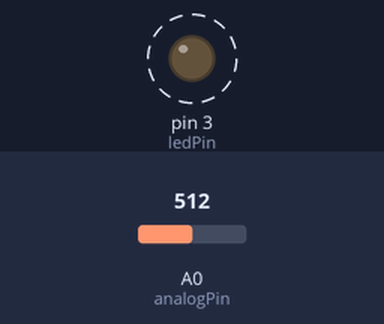
The sketch below on a simulated Arduino Uno, built with avr-gcc and run on an emulated ATmega328P. Shown: output pins drawn as LEDs (lit = HIGH). Dashed ring = blinking. Inputs (shaded band) come from the test bench; at power-on: A0 (analogPin) = 512.

Above: at 1.9 s.
2.0 s: A0 (analogPin) set to 900
At 2.72 s:
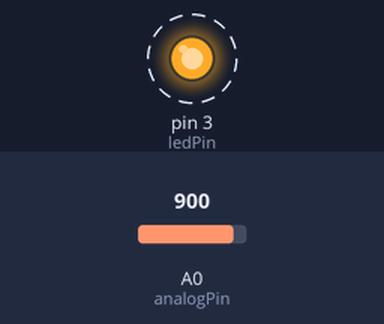
5.5 s: A0 (analogPin) set to 1023
At 5.79 s:
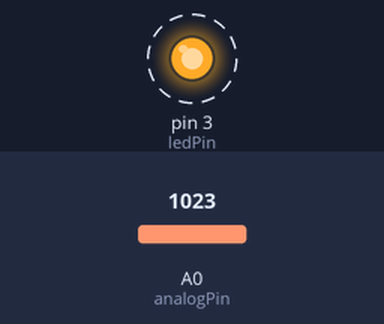
Timing chart, 0 to 15.0 s (numbered marks = the images above; inputs shaded):
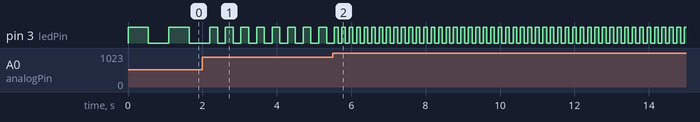

Measured:
- after the input at 2.0 s, pin 3 (ledPin): alternates HIGH for 0.21 s and LOW for 0.21 s, starting after 0.41 s
- after the input at 5.5 s, pin 3 (ledPin): alternates HIGH for 0.10 s and LOW for 0.10 s, starting after 0.15 s
- by itself, pin 3 (ledPin): alternates HIGH for 0.55 s and LOW for 0.55 s

The sketch:

lab2-desafio3.ino
```cpp
const int analogPin = A0;
const int ledPin = 3;

void setup() {
  pinMode(ledPin, OUTPUT);
  Serial.begin(9600);
}

void loop() {
  int sensorValue = analogRead(analogPin);
  int delayTime = map(sensorValue, 0, 1023, 1000, 100);

  digitalWrite(ledPin, HIGH);
  delay(delayTime);
  digitalWrite(ledPin, LOW);
  delay(delayTime);

}
```
